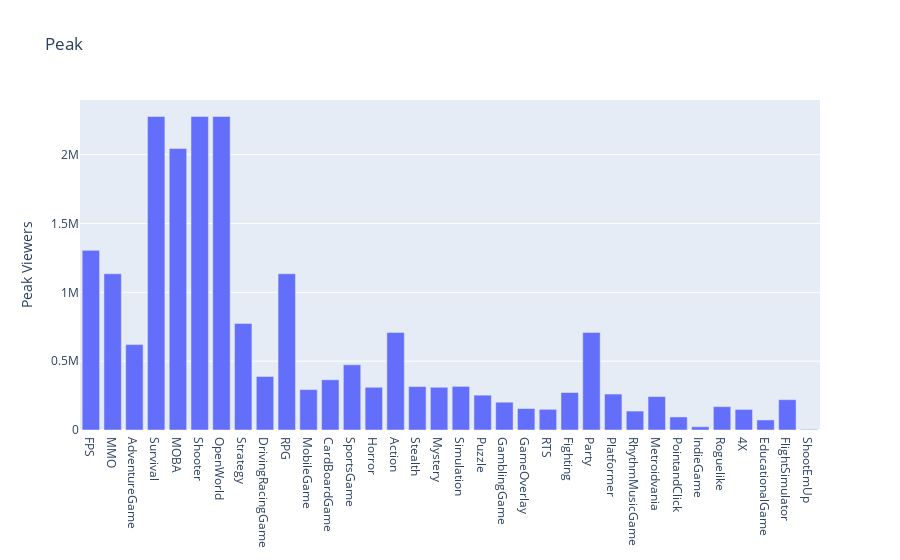

Here is the notebook cell this chart was saved with:
### Code cell
def draw_peak_viewers():
    data = {'tag': [], 'peak': []}
    for key in cat.keys():
        data['tag'].append(key)
        sdf = df[df['id'].isin(cat[key])]
        peak = sdf['Peak viewers '].str.split(' ').str[0].astype(int)
        data['peak'].append(peak.max())
    trace = go.Bar(
        x=data['tag'],
        y=data['peak'],
        name='Number of Games'
    )
    fig=go.Figure(data=[trace])
    fig.update_layout(
        title='Peak',
        yaxis_title='Peak Viewers',
    )
    pyo.iplot(fig)

draw_peak_viewers()

### Figure 1 — Plotly figure (JSON) as saved in the notebook; plotly's stock layout.template omitted (floating-point values rounded to 4 significant figures)
{"data": [{"name": "Number of Games", "type": "bar", "x": ["FPS", "MMO", "AdventureGame", "Survival", "MOBA", "Shooter", "OpenWorld", "Strategy", "DrivingRacingGame", "RPG", "MobileGame", "CardBoardGame", "SportsGame", "Horror", "Action", "Stealth", "Mystery", "Simulation", "Puzzle", "GamblingGame", "GameOverlay", "RTS", "Fighting", "Party", "Platformer", "RhythmMusicGame", "Metroidvania", "PointandClick", "IndieGame", "Roguelike", "4X", "EducationalGame", "FlightSimulator", "ShootEmUp"], "y": [1304870, 1135186, 620179, 2277171, 2044782, 2277171, 2277171, 774280, 389213, 1135186, 293530, 364836, 473474, 310321, 708865, 315594, 310321, 316928, 253155, 201907, 155932, 150349, 272231, 708865, 261132, 137535, 242988, 94782, 23665, 169629, 149124, 72981, 220059, 4419]}], "layout": {"autosize": true, "title": {"text": "Peak"}, "xaxis": {"autorange": true, "range": [-0.5, 33.5], "type": "category"}, "yaxis": {"autorange": true, "range": [0, 2397000.0], "title": {"text": "Peak Viewers"}, "type": "linear"}}}
